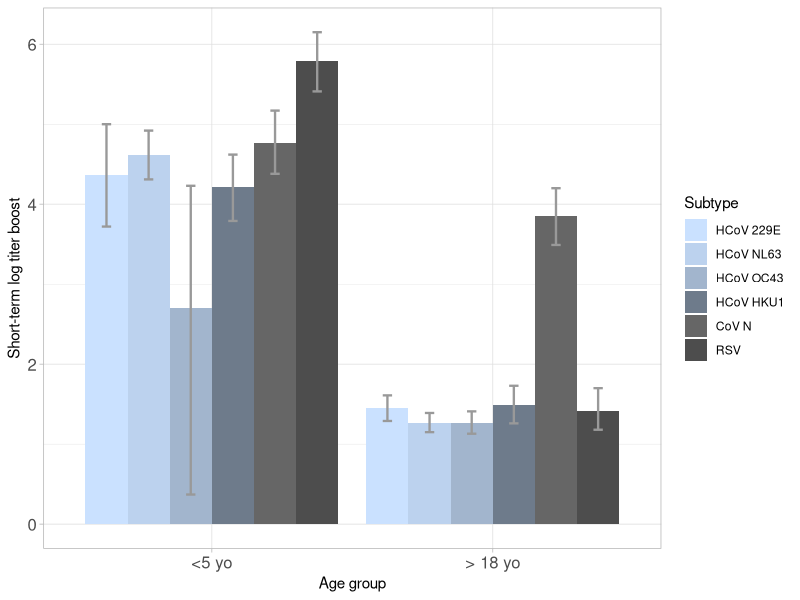
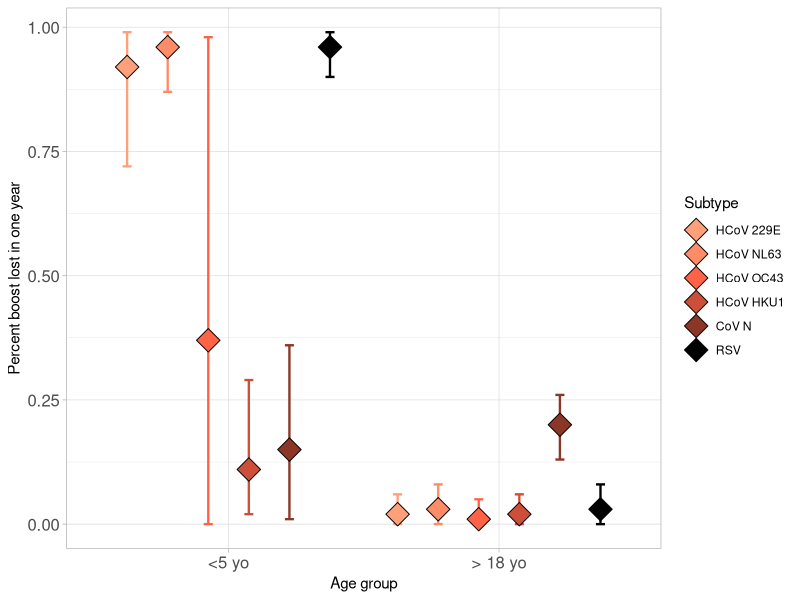
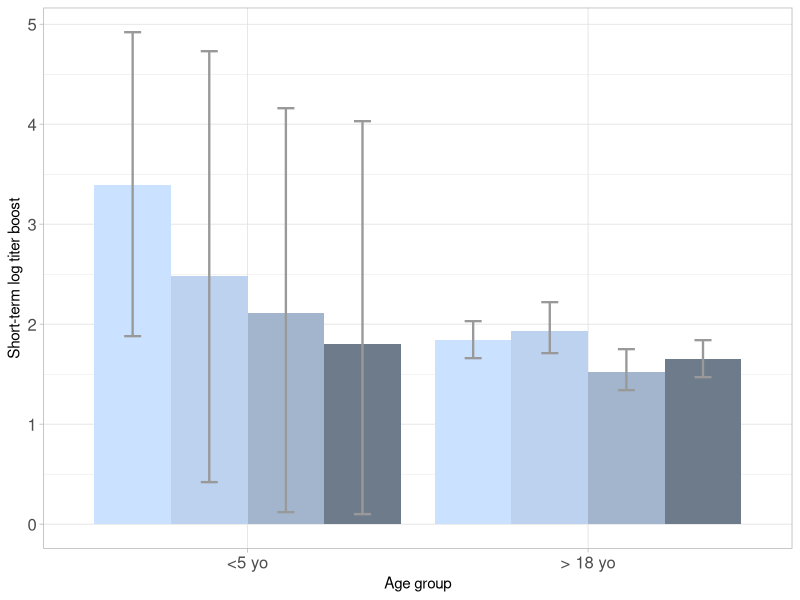
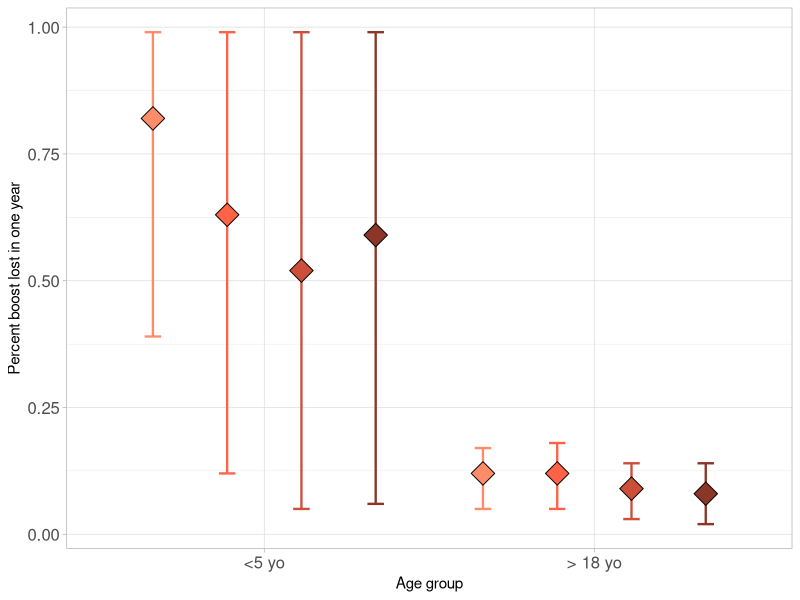
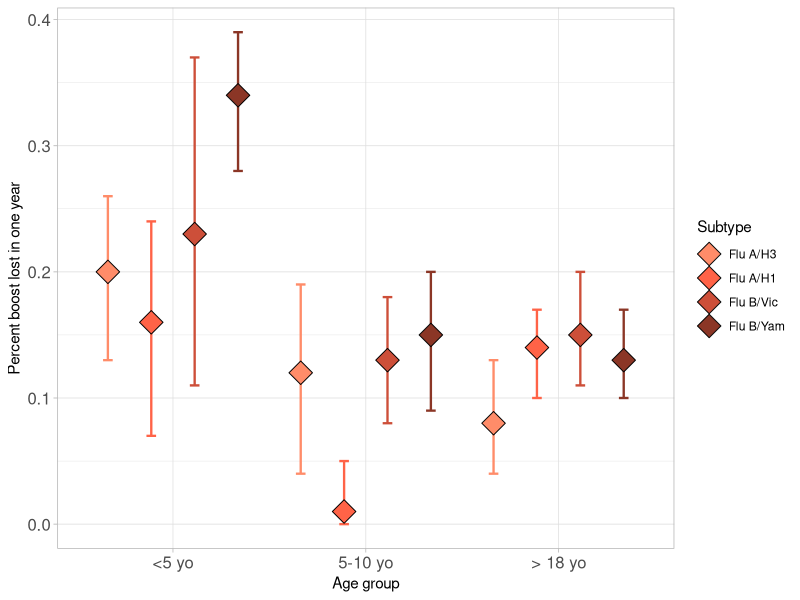
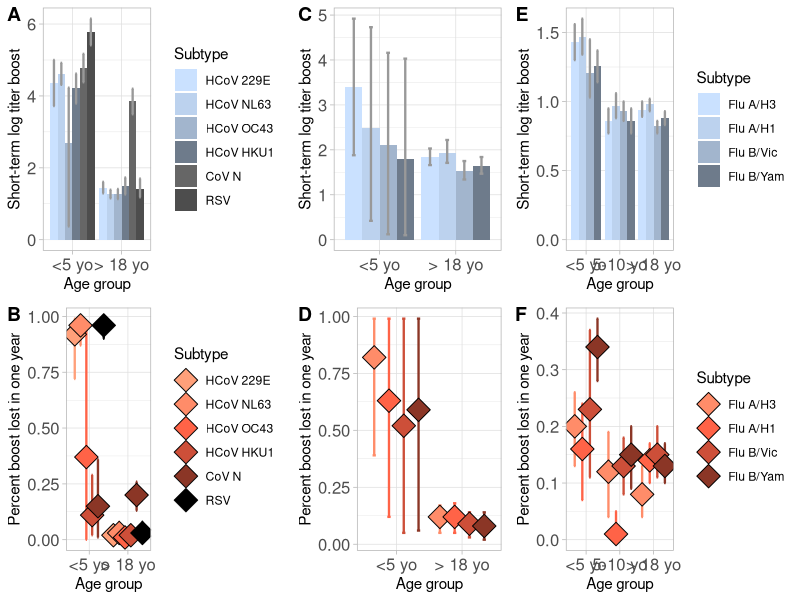

Reproduce these figures in R, in order.
## Make final clean figures for serology paper 
library(ggplot2)
library(cowplot)
library(dplyr)



## Figure 2 
### kING County rsv/hcov
# plot
mu_lower = c(3.72, 4.31, .37, 3.79, 4.38, 5.41, 1.29, 1.15, 1.13, 1.26, 3.49, 1.18) 
mu_short = c(4.36, 4.61, 2.70, 4.21, 4.77, 5.79, 1.45, 1.27, 1.27, 1.49, 3.85, 1.42)
mu_upper = c(5.00, 4.92, 4.23, 4.62, 5.17, 6.15, 1.61, 1.39, 1.41, 1.73, 4.20, 1.70)
wane_lower = c(.72, .87, 0, .02, .01, .90, 0, 0, 0, 0, .13, 0)
wane_short = c(.92, .96, .37, .11, .15, .96, .02, .03, .01, .02, .20, .03)
wane_upper = c(.99, .99, .98, .29, .36, .99, .06, .08, .05, .06, .26, .08)
sub = c("HCoV 229E", "HCoV NL63", "HCoV OC43", "HCoV HKU1", "CoV N", "RSV","HCoV 229E", "HCoV NL63", "HCoV OC43", "HCoV HKU1", "CoV N", "RSV" )
age = c(rep("<5 yo", 6), rep( "> 18 yo", 6))

seattle_hrsv = data.frame(mu_lower, mu_short, mu_upper, 
                         wane_lower, wane_short, wane_upper, sub, age)
seattle_hrsv$sub = factor(seattle_hrsv$sub, levels = c ("HCoV 229E", "HCoV NL63", "HCoV OC43", "HCoV HKU1", "CoV N", "RSV"))



b_kc1 = ggplot(data = seattle_hrsv, aes(x = factor(age, level = c("<5 yo",  "> 18 yo")), y = mu_short, fill = sub)) + 
  geom_col(position = "dodge")+
  geom_errorbar(
    aes(ymin = mu_lower, 
        ymax = mu_upper), lwd = .8, width = .2, col = "gray60", position = position_dodge(.9))+ 
  theme_light()+
  ylab("Short-term log titer boost")+
  theme(axis.text=element_text(size=12)) +
  xlab("Age group") +
  scale_fill_manual(name = "Subtype", values = c("lightsteelblue1", "lightsteelblue2", "lightsteelblue3", "lightsteelblue4", "gray40", "gray30"))
b_kc1

w_kc1 = ggplot(data = seattle_hrsv, aes(x = factor(age, level = c("<5 yo",  "> 18 yo")), y = wane_short, fill =sub)) + 
  geom_errorbar(
    aes(ymin = wane_lower, 
        ymax = wane_upper), col = c("lightsalmon", "salmon1", "tomato1", "tomato3",  "tomato4", "black", "lightsalmon", "salmon1", "tomato1", "tomato3",  "tomato4", "black"), lwd = .8, width = .2, position = position_dodge(.9))+ 
  theme_light()+
  geom_point(position = position_dodge(.9), cex = 6,
             shape = 23)+
  ylab("Percent boost lost in one year")+
  xlab("Age group")+
  theme(axis.text=element_text(size=12)) +
  scale_fill_manual(name = "Subtype", values = c("lightsalmon", "salmon1", "tomato1", "tomato3",  "tomato4", "black"))
w_kc1


## seattle flu 
mu_lower = c(1.88, .42, .12, .10, 1.66, 1.71, 1.34, 1.47 ) 
mu_short = c(3.39, 2.48, 2.11, 1.80, 1.84, 1.93, 1.52, 1.65 )
mu_upper = c(4.92, 4.73, 4.16, 4.03, 2.03, 2.22, 1.75, 1.84)
wane_lower = c(.39, .12, .05, .06, .05, .05, .03, .02)
wane_short = c(.82, .63, .52, .59, .12, .12, .09, .08 )
wane_upper = c(.99, .99, .99, .99, .17, .18, .14, .14 )
sub = c("Flu A/H3", "Flu A/H1", "Flu B/Vic", "Flu B/Yam", "Flu A/H3", "Flu A/H1", "Flu B/Vic", "Flu B/Yam")
age = c(rep("<5 yo", 4), rep( "> 18 yo", 4))

seattle_flu = data.frame(mu_lower, mu_short, mu_upper, 
                          wane_lower, wane_short, wane_upper, sub, age)
seattle_flu$sub = factor(seattle_flu$sub, levels = c ("Flu A/H3", "Flu A/H1", "Flu B/Vic", "Flu B/Yam"))


b_kc2 = ggplot(data = seattle_flu, aes(x = factor(age, level = c("<5 yo",  "> 18 yo")), y = mu_short, fill = sub)) +
  geom_col(position = "dodge")+
  geom_errorbar(
    aes(ymin = mu_lower, 
        ymax = mu_upper), lwd = .8, width = .2, col = "gray60", position = position_dodge(.9))+ 
  theme_light()+
  ylab("Short-term log titer boost")+
  theme(axis.text=element_text(size=12)) +
  xlab("Age group") +
  scale_fill_manual(name = "Subtype", values = c("lightsteelblue1", "lightsteelblue2", "lightsteelblue3", "lightsteelblue4")) +
  guides(fill="none")
b_kc2

w_kc2 = ggplot(data = seattle_flu, aes(x = factor(age, level = c("<5 yo",  "> 18 yo")), y = wane_short, fill =sub)) + 
  geom_errorbar(
    aes(ymin = wane_lower, 
        ymax = wane_upper), col = c( "salmon1", "tomato1", "tomato3",  "tomato4",  "salmon1", "tomato1", "tomato3",  "tomato4"), lwd = .8, width = .2, position = position_dodge(.9))+ 
  theme_light()+
  geom_point(position = position_dodge(.9), cex = 6,
             shape = 23)+
  ylab("Percent boost lost in one year")+
  xlab("Age group")+
  theme(axis.text=element_text(size=12)) +
  scale_fill_manual(name = "Subtype", values = c("salmon1", "tomato1", "tomato3",  "tomato4")) +
  guides(fill="none")
w_kc2

######### South Africa 

mu_lower = c(1.30, 1.34, 1.03, 1.14, .77, .88, .86, .77, .89, .93, .77, .83) 
mu_short = c(1.43, 1.47, 1.21, 1.26, .86, .97, .93, .86, .94, .98, .82, .88 )
mu_upper = c(1.56, 1.60, 1.45, 1.37, .95, 1.06, 1, .95, 1.00, 1.02, .86, .93)
wane_lower = c(.13, .07, .11, .28, .04, 0, .08, .09, .04,.10, .11, .10)
wane_short = c(.20, .16, .23, .34, .12, .01, .13, .15, .08, .14, .15, .13)
wane_upper = c(.26, .24, .37, .39, .19, .05, .18, .20, .13, .17, .20, .17 )
sub = c("Flu A/H3", "Flu A/H1", "Flu B/Vic", "Flu B/Yam", "Flu A/H3", "Flu A/H1", "Flu B/Vic", "Flu B/Yam", "Flu A/H3", "Flu A/H1", "Flu B/Vic", "Flu B/Yam")
age = c(rep("<5 yo", 4),rep("5-10 yo", 4), rep( "> 18 yo", 4))


sa_flu = data.frame(mu_lower, mu_short, mu_upper, 
                         wane_lower, wane_short, wane_upper, sub, age)
sa_flu$sub = factor(sa_flu$sub, levels = c ("Flu A/H3", "Flu A/H1", "Flu B/Vic", "Flu B/Yam"))


b_sa= ggplot(data = sa_flu, aes(x = factor(age, level = c("<5 yo", "5-10 yo", "> 18 yo")), y = mu_short, fill = sub)) + 
  geom_col(position = "dodge")+
  geom_errorbar(
    aes(ymin = mu_lower, 
        ymax = mu_upper), lwd = .8, width = .2, col = "gray60", position = position_dodge(.9))+ 
  theme_light()+
  ylab("Short-term log titer boost")+
  theme(axis.text=element_text(size=12)) +
  xlab("Age group") +
  scale_fill_manual(name = "Subtype", values = c("lightsteelblue1", "lightsteelblue2", "lightsteelblue3", "lightsteelblue4"))

w_sa = ggplot(data = sa_flu, aes(x = factor(age, level = c("<5 yo", "5-10 yo", "> 18 yo")), y = wane_short, fill =sub)) + 
  geom_errorbar(
    aes(ymin = wane_lower, 
        ymax = wane_upper), col = c("salmon1", "tomato1", "tomato3",  "tomato4", "salmon1", "tomato1", "tomato3",  "tomato4", "salmon1", "tomato1", "tomato3",  "tomato4"), lwd = .8, width = .2, position = position_dodge(.9))+ 
  theme_light()+
  geom_point(position = position_dodge(.9), cex = 6,
             shape = 23)+
  ylab("Percent boost lost in one year")+
  xlab("Age group")+
  theme(axis.text=element_text(size=12)) +
  scale_fill_manual(name = "Subtype", values = c("salmon1", "tomato1", "tomato3",  "tomato4"))
w_sa


##### Figure

library(cowplot)
plot_grid(b_kc1, b_kc2, b_sa, w_kc1, w_kc2, w_sa, nrow = 2, rel_widths = c(1, .75, 1, 1, .75, 1), labels = c("A", "C", "E", "B", "D", "F"))
